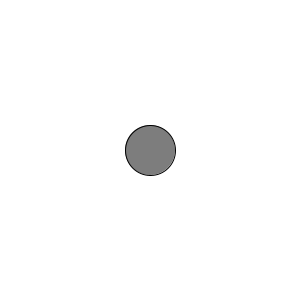
Frame 1 (no input)
Frame 60 (the mouse pressed at the canvas centre just before this capture): identical to frame 1, image omitted
Frame 120 (the mouse held since frame 60 and released just before this capture): identical to frame 1, image omitted

The Processing sketch that drew this single still picture (run headless with seeded random() and noise(); from frame 60 on, the mouse is pressed at the canvas centre):

// Processing sketch: Init_1_d_point_rect_ellipse
// ── Init_1_d_point_rect_ellipse.pde
void setup() {
  size(300,300) ;
  background(0) ;
}


void draw() {
  background(255) ;
  
  fill(125) ;
  stroke(0) ;
  
  ellipse(width/2, height/2, 50, 50) ;
}
